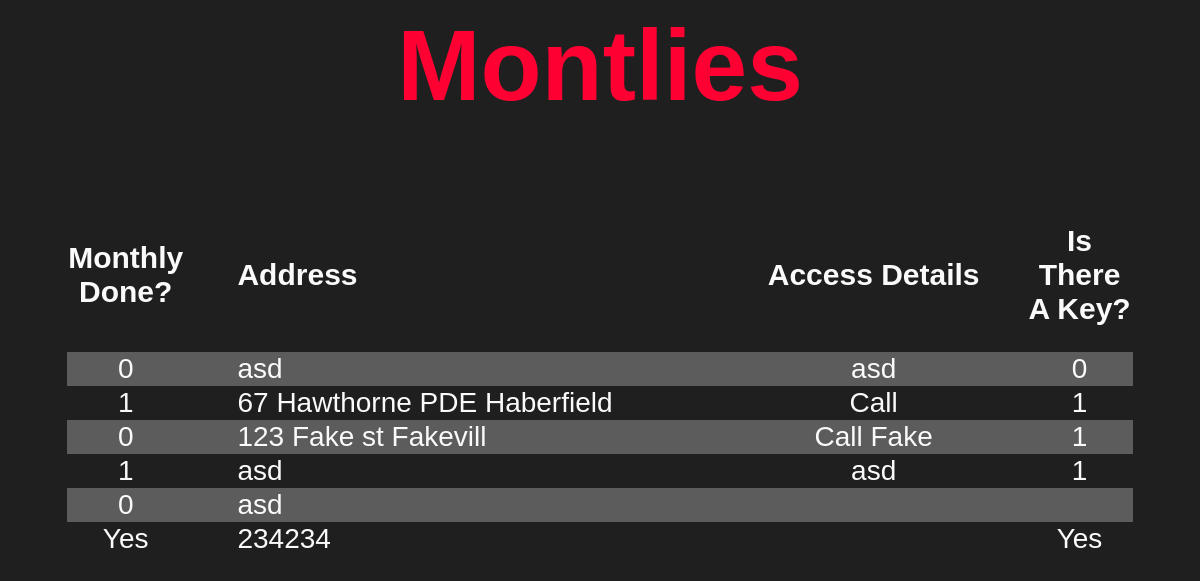
/montly.php, run on an earlier commit of the app's database.
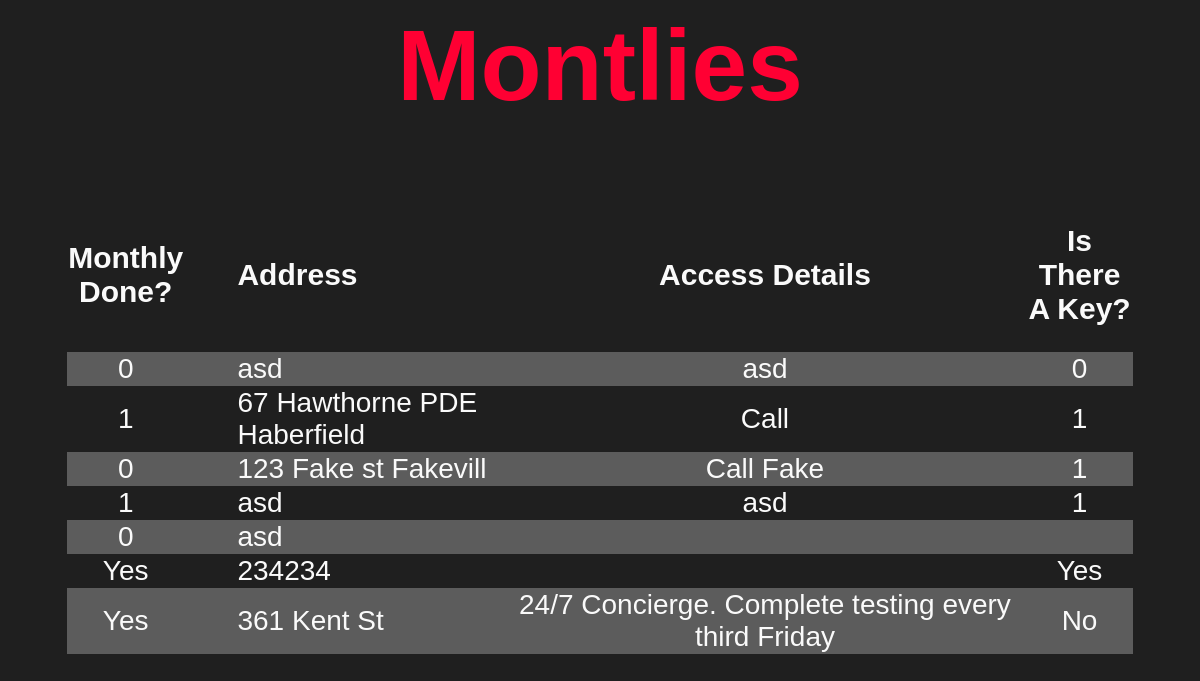
And on a later commit of the database.
### tables this page shows
CREATE TABLE "keys" (
	"id_number"	INTEGER,
	"address"	TEXT,
	"key_holder"	TEXT,
	"date_of_issue"	TEXT,
	"key_provider"	TEXT,
	"large"	TEXT,
	"fip"	TEXT,
	"pump"	TEXT,
	"access"	TEXT,
	"is_key"	TEXT,
	"unique"	INTEGER,
	PRIMARY KEY("unique" AUTOINCREMENT)
);

### montly.php (the view, shortened to what this page needs)
<html>
<head>
</head>
<h1>
    Montlies
</h1>
<body>
<table>
    <tr>
        <td style="width: 10%"><h2>Monthly Done?</h2></td>
        <td style="padding-left: 5%; text-align: left"><h2>Address</h2></td>
        <td><h2>Access Details</h2></td>
        <td style="width: 10%"><h2>Is There A Key?</h2></td>
    </tr>
    <?php
    $pdo = new PDO('sqlite:keys.db');
    $statement = $pdo->query("SELECT * from keys WHERE fip IS NOT NULL");
    $keys = $statement->fetchAll(PDO::FETCH_ASSOC);
    foreach($keys as $row => $key){
        echo "<tr><h3>";
        echo "<td>" .  $key['fip']  .  "</td>";
        echo "<td style='text-align: left; padding-left: 5%'>" .  $key['address']  .  "</td>";
        echo "<td>" .  $key['access']  .  "</td>";
        echo "<td>" .  $key['is_key']  .  "</td>";
        echo "</h3></tr>";
    }
    echo "</table>";
    ?>
</body>
</html>

What changed in the data, as far as the page shows it:
added keys: fip "Yes", address "361 Kent St", access "24/7 Concierge. Complete testing every third Friday", is_key "No"
